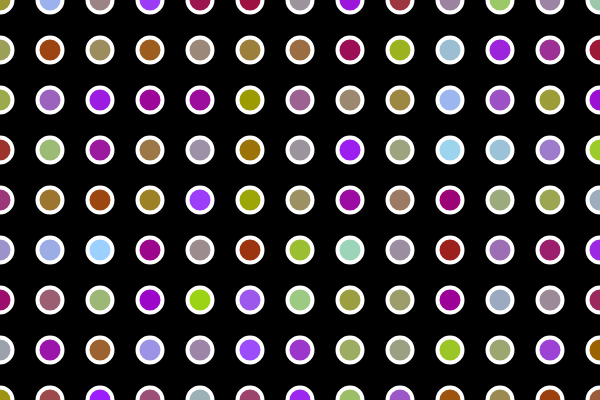
Frame 1 (no input)
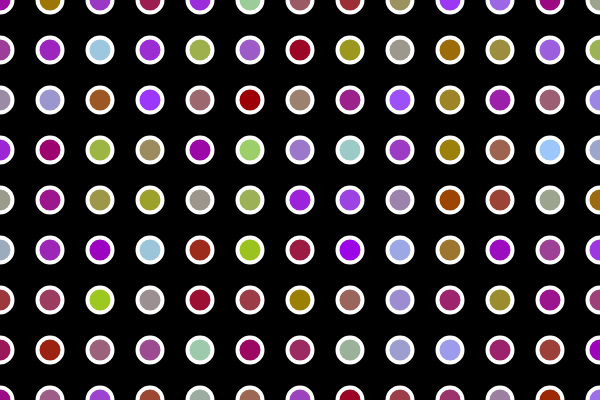
Frame 60 (no input)
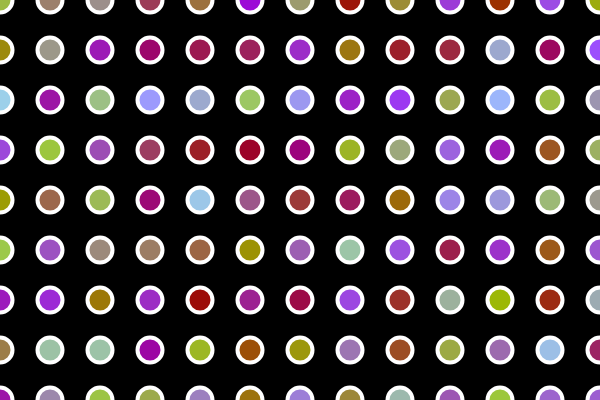
Frame 120 (the mouse pressed at the canvas centre since frame 60)

The p5.js sketch that drew these frames (run headless with seeded random() and noise() and a simulated clock; from frame 60 on, the mouse is pressed at the canvas centre):

// p5.js sketch
// ── sketch.js

function setup() {
  createCanvas(600, 400);
}

function draw() {
  background(0);
  strokeWeight(4);
  stroke(255);

  for (var x = 0; x <= width; x += 50) {
    for (var y = 0; y <= height; y += 50) {
      fill(156, random(212), random(255));
      ellipse(x, y, 25, 25);
    }
  } 
}
